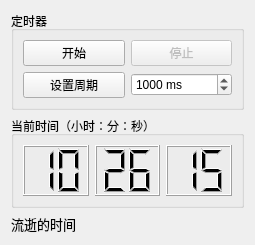
<?xml version="1.0" encoding="UTF-8"?>
<ui version="4.0">
 <class>Widget</class>
 <widget class="QWidget" name="Widget">
  <property name="geometry">
   <rect>
    <x>0</x>
    <y>0</y>
    <width>255</width>
    <height>245</height>
   </rect>
  </property>
  <property name="windowTitle">
   <string>定时器</string>
  </property>
  <layout class="QVBoxLayout" name="verticalLayout">
   <item>
    <widget class="QGroupBox" name="groupBox">
     <property name="title">
      <string>定时器</string>
     </property>
     <layout class="QGridLayout" name="gridLayout">
      <item row="0" column="0">
       <widget class="QPushButton" name="btnStart">
        <property name="text">
         <string>开始</string>
        </property>
       </widget>
      </item>
      <item row="0" column="1">
       <widget class="QPushButton" name="btnStop">
        <property name="enabled">
         <bool>false</bool>
        </property>
        <property name="text">
         <string>停止</string>
        </property>
       </widget>
      </item>
      <item row="1" column="0">
       <widget class="QPushButton" name="btnSetIntv">
        <property name="text">
         <string>设置周期</string>
        </property>
       </widget>
      </item>
      <item row="1" column="1">
       <widget class="QSpinBox" name="spinBoxIntv">
        <property name="suffix">
         <string> ms</string>
        </property>
        <property name="maximum">
         <number>99000000</number>
        </property>
        <property name="value">
         <number>1000</number>
        </property>
       </widget>
      </item>
     </layout>
    </widget>
   </item>
   <item>
    <widget class="QGroupBox" name="groupBox_2">
     <property name="title">
      <string>当前时间（小时：分：秒）</string>
     </property>
     <layout class="QHBoxLayout" name="horizontalLayout">
      <item>
       <widget class="QLCDNumber" name="LCDHour">
        <property name="font">
         <font>
          <pointsize>10</pointsize>
         </font>
        </property>
        <property name="digitCount">
         <number>2</number>
        </property>
        <property name="value" stdset="0">
         <double>10.000000000000000</double>
        </property>
       </widget>
      </item>
      <item>
       <widget class="QLCDNumber" name="LCDMin">
        <property name="font">
         <font>
          <pointsize>10</pointsize>
         </font>
        </property>
        <property name="digitCount">
         <number>2</number>
        </property>
        <property name="value" stdset="0">
         <double>26.000000000000000</double>
        </property>
       </widget>
      </item>
      <item>
       <widget class="QLCDNumber" name="LCDSec">
        <property name="font">
         <font>
          <pointsize>10</pointsize>
         </font>
        </property>
        <property name="digitCount">
         <number>2</number>
        </property>
        <property name="value" stdset="0">
         <double>15.000000000000000</double>
        </property>
       </widget>
      </item>
     </layout>
    </widget>
   </item>
   <item>
    <widget class="QLabel" name="LabElapsedTime">
     <property name="maximumSize">
      <size>
       <width>16777215</width>
       <height>20</height>
      </size>
     </property>
     <property name="font">
      <font>
       <pointsize>10</pointsize>
      </font>
     </property>
     <property name="text">
      <string>流逝的时间</string>
     </property>
    </widget>
   </item>
  </layout>
 </widget>
 <resources/>
 <connections/>
</ui>
